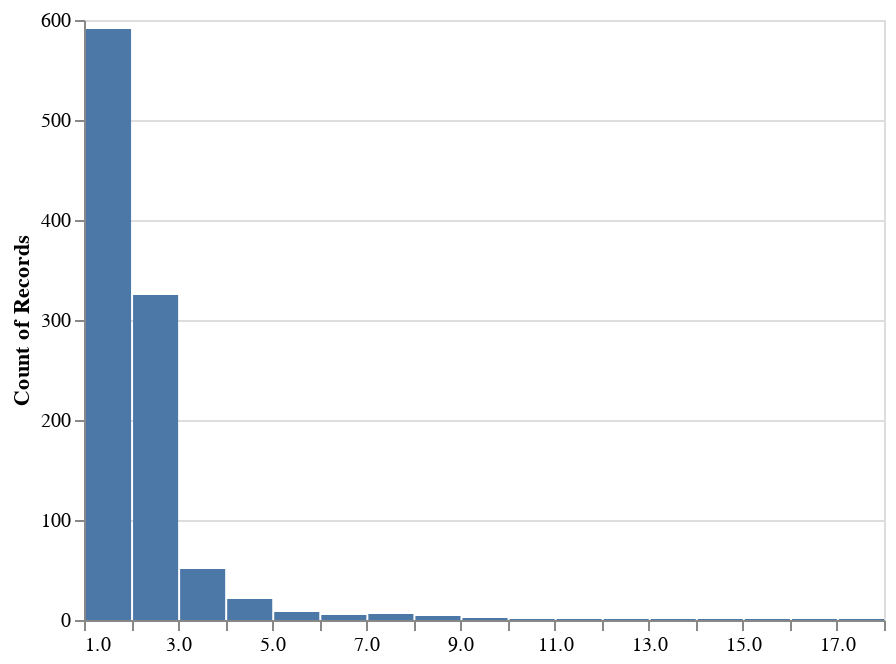

The notebook cell saved with this chart:
### Code cell
alt.Chart(df).mark_bar().encode(
    x = alt.X(
        'volatility:Q',
        axis = alt.Axis(
            title = None),
        bin = alt.Bin(
            maxbins = 30)
    ),
    y ='count()'
)

### Figure 1 — Vega-Lite specification as saved in the notebook (floating-point values rounded to 4 significant figures; data arrays with more than 128 entries replaced by an {"elided": "..."} marker saying what was removed)
{"config": {"view": {"continuousWidth": 400, "continuousHeight": 300}}, "data": {"name": "data-6fe379e780e0077153527de7ef9bc36a"}, "mark": "bar", "encoding": {"x": {"type": "quantitative", "axis": {"title": null}, "bin": {"maxbins": 30}, "field": "volatility"}, "y": {"type": "quantitative", "aggregate": "count"}}, "$schema": "https://vega.github.io/schema/vega-lite/v4.8.1.json", "datasets": {"data-6fe379e780e0077153527de7ef9bc36a": {"elided": "1035 records"}}}
